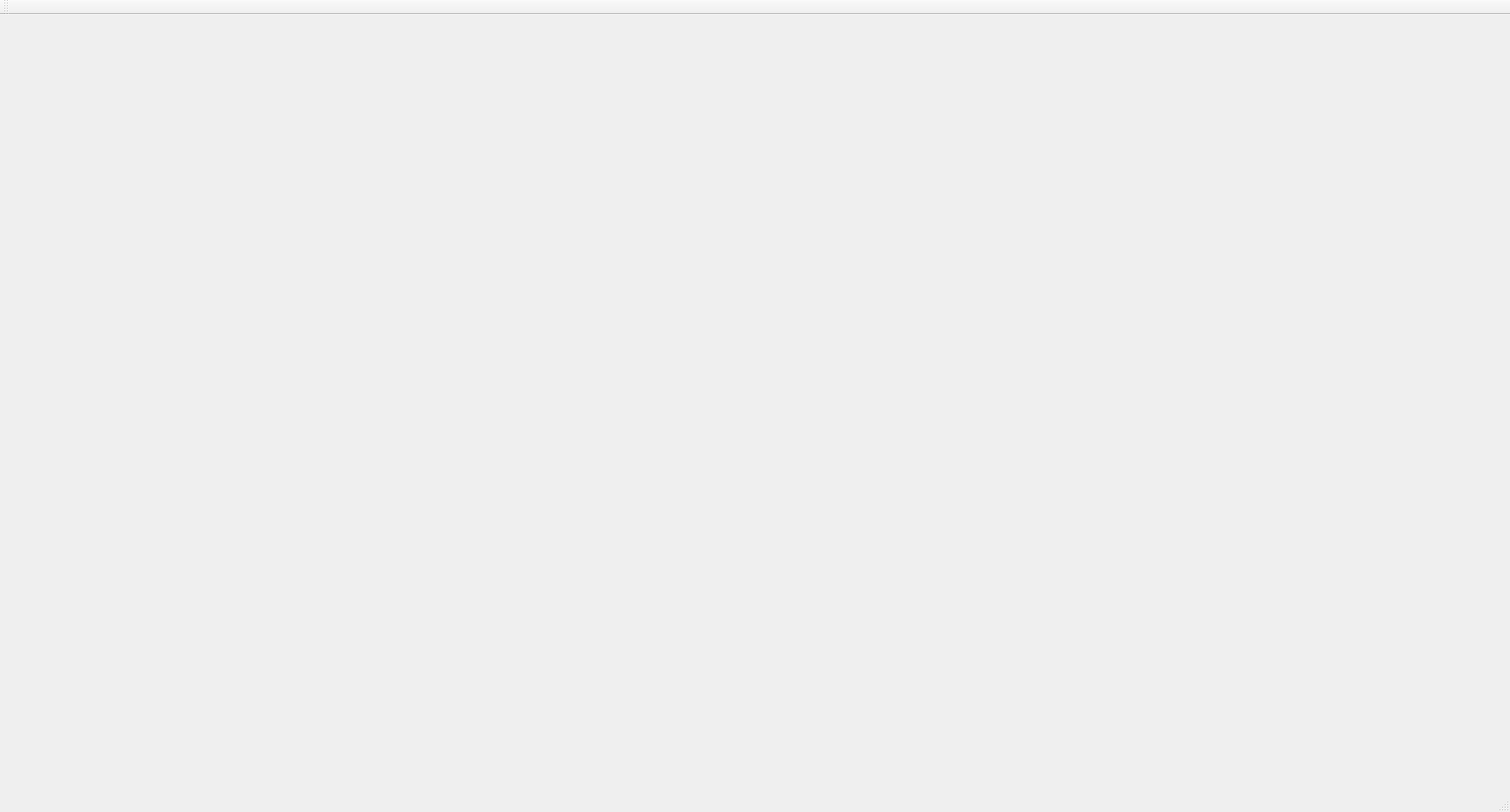
<?xml version="1.0" encoding="UTF-8"?>
<ui version="4.0">
 <class>BoomEditWindow</class>
 <widget class="QMainWindow" name="BoomEditWindow">
  <property name="geometry">
   <rect>
    <x>0</x>
    <y>0</y>
    <width>1733</width>
    <height>932</height>
   </rect>
  </property>
  <property name="windowTitle">
   <string>BoomEdit</string>
  </property>
  <widget class="QWidget" name="centralwidget"/>
  <widget class="QMenuBar" name="menubar">
   <property name="geometry">
    <rect>
     <x>0</x>
     <y>0</y>
     <width>1733</width>
     <height>24</height>
    </rect>
   </property>
  </widget>
  <widget class="QStatusBar" name="statusbar"/>
  <widget class="QToolBar" name="mainToolBar">
   <property name="windowTitle">
    <string>toolBar</string>
   </property>
   <attribute name="toolBarArea">
    <enum>TopToolBarArea</enum>
   </attribute>
   <attribute name="toolBarBreak">
    <bool>false</bool>
   </attribute>
  </widget>
 </widget>
 <resources/>
 <connections/>
</ui>
